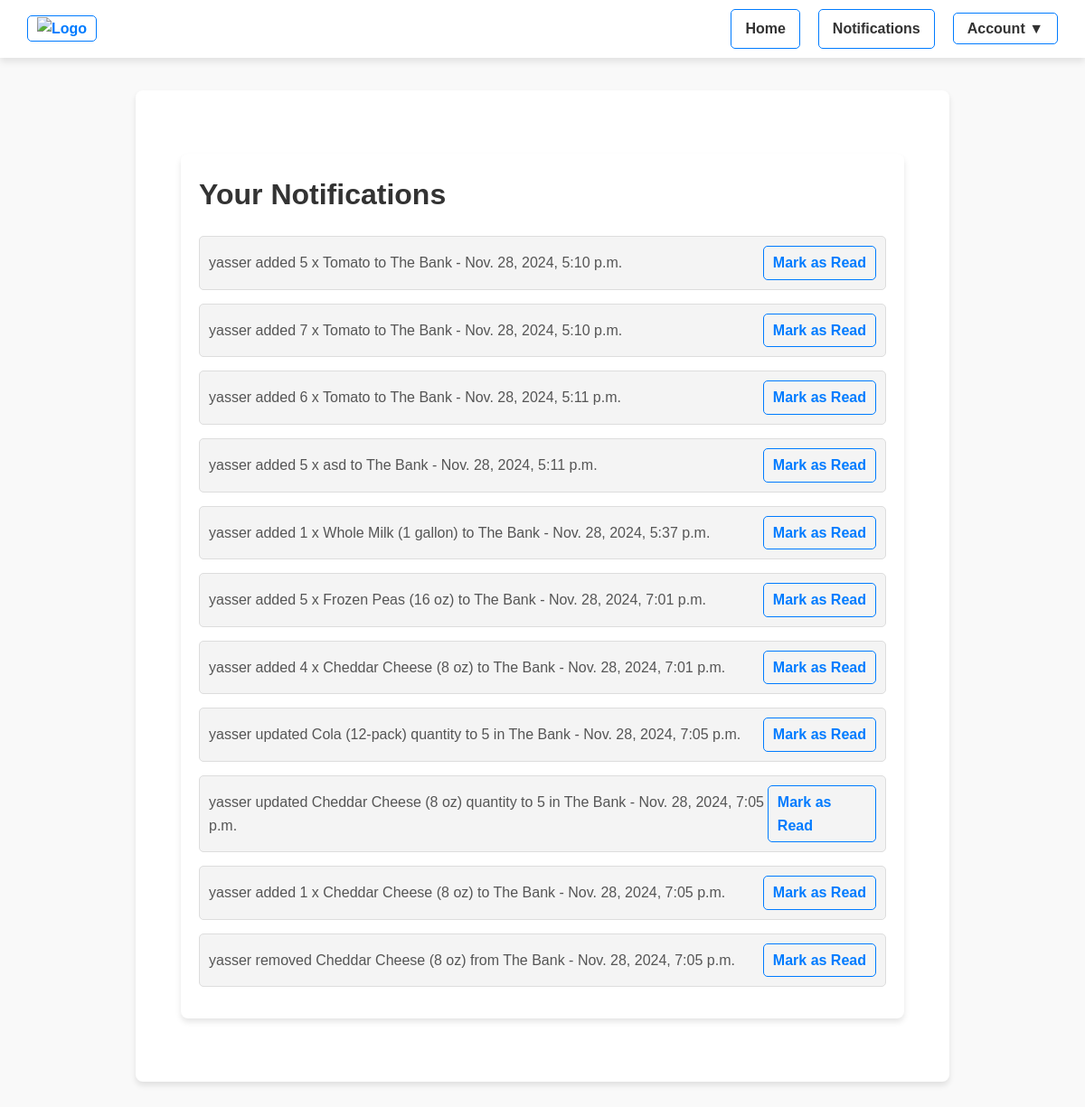
The app's page /notifications/ (signed in) with its own data.
### main/models.py (models this page shows)
class Notification(models.Model):
    user = models.ForeignKey(User, on_delete=models.CASCADE, related_name='notifications')
    message = models.TextField()
    is_read = models.BooleanField(default=False)
    created_at = models.DateTimeField(auto_now_add=True)

### main/views.py (the view)
# urls.py: path('notifications/', views.notifications_view, name='notifications'),
@login_required
def notifications_view(request):
    notifications = request.user.notifications.filter(is_read=False)
    context = {'notifications': notifications}
    return render(request, 'notifications.html', context)

### templates/notifications.html (shortened to what this page needs)
{% extends 'base.html' %}
{% block content %}
<div class="container">
    <h1>Your Notifications</h1>
    <ul>
        {% for notification in notifications %}
            <li>
                <span>{{ notification.message }} - {{ notification.created_at }}</span>
                <a href="{% url 'mark_notification_read' notification.id %}">Mark as Read</a>
            </li>
        {% endfor %}
    </ul>
</div>
{% endblock %}

### templates/base.html (style rules this page uses)
* { margin: 0; padding: 0; box-sizing: border-box; }
body { font-family: 'Arial', sans-serif; background-color: #f9f9f9; color: #333; line-height: 1.6; }
a { text-decoration: none; color: inherit; }

### templates/notifications.html (style rules this page uses)
.container { max-width: 800px; margin: 50px auto; padding: 20px; background: #fff; border-radius: 8px; box-shadow: 0 4px 6px rgba(0, 0, 0, 0.1); }
h1 { font-size: 2em; margin-bottom: 20px; color: #333; }
ul { list-style-type: none; padding: 0; }
li { margin: 15px 0; background: #f4f4f4; border: 1px solid #ddd; border-radius: 5px; padding: 10px; display: flex; justify-content: space-between; align-items: center; transition: transform 0.2s ease; }
li span { font-size: 1em; color: #555; }
a { text-decoration: none; font-weight: bold; color: #007bff; padding: 5px 10px; border: 1px solid #007bff; border-radius: 5px; transition: background 0.3s ease, color 0.3s ease; }

### records on screen
Notification: message "yasser added 5 x Tomato to The Bank", created_at "Nov. 28, 2024, 5:10 p.m."
Notification: message "yasser added 7 x Tomato to The Bank", created_at "Nov. 28, 2024, 5:10 p.m."
Notification: message "yasser added 6 x Tomato to The Bank", created_at "Nov. 28, 2024, 5:11 p.m."
Notification: message "yasser added 5 x asd to The Bank", created_at "Nov. 28, 2024, 5:11 p.m."
Notification: message "yasser added 1 x Whole Milk (1 gallon) to The Bank", created_at "Nov. 28, 2024, 5:37 p.m."
Notification: message "yasser added 5 x Frozen Peas (16 oz) to The Bank", created_at "Nov. 28, 2024, 7:01 p.m."
Notification: message "yasser added 4 x Cheddar Cheese (8 oz) to The Bank", created_at "Nov. 28, 2024, 7:01 p.m."
Notification: message "yasser updated Cola (12-pack) quantity to 5 in The Bank", created_at "Nov. 28, 2024, 7:05 p.m."
Notification: message "yasser updated Cheddar Cheese (8 oz) quantity to 5 in The Bank", created_at "Nov. 28, 2024, 7:05 p.m."
Notification: message "yasser added 1 x Cheddar Cheese (8 oz) to The Bank", created_at "Nov. 28, 2024, 7:05 p.m."
Notification: message "yasser removed Cheddar Cheese (8 oz) from The Bank", created_at "Nov. 28, 2024, 7:05 p.m."
